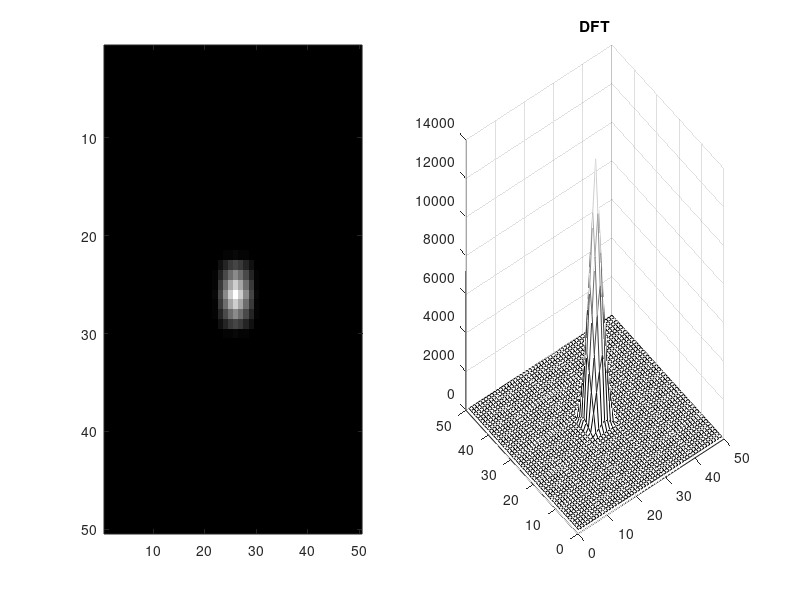

This chart was generated by the following MATLAB code: (Note: this script raises an error after producing the figure.)
%% Exerc�cio I.1

h{1} = [0, -1, 1; -1, 4, -1; 0, -1, 0];
h{2} = [ 1, 2, 3];
h{3} = [ -1; 3; -2];

centers_h = [2, 2; 2, 1; 1, 2];

x = [2, 5, 3; 1, 4, 1];


center_x = [1, 1];

for i = 1:size(h, 2)
   y = conv2(x, h{i});
   ax = subplot(1,3,1);
   spy(x);
   title('Sinal')
   ah = subplot(1,3,2);
   spy(h{i});
   hold on;
   plot(centers_h(i,1), centers_h(i,2), 'or', 'MarkerSize',10);
   hold off;
   title('Filtro')
   ay = subplot(1,3,3);
   spy(y);
   hold on;
   plot(centers_h(i,1), centers_h(i,2), 'or', 'MarkerSize',10);
   hold off;
   title('Sinal Filtrado')
   linkaxes([ax, ah, ay], 'xy')
   pause;
end
close all;

disp('Exerc�cio I.1:');
disp('Nota-se que o centro do sinal filtrado ter� deslocamento ');
disp('igual a soma dos deslocamentos dos centros do sinal de entrada com');
disp('o do filtro utilizado.');
clear all;
%% Exerc�cio I.2

X = [0, 0, 0, 0, 0, 0, 0;
     1, 1, 1, 1, 0, 0, 0;
     0, 1, 1, 1, 1, 0, 0;
     0, 0, 1, 1, 1, 1, 0;
     0, 0, 0, 0, 0, 0, 0];
 
H = [0, 1, 0, 0, 0;
     0, 1, 0, 0, 0;
     0, 1, 1, 0, 0;
     0, 1, 1, 0, 0;
     0, 1, 1, 0, 0;
     0, 1, 1, 1, 0;
     0, 0, 0, 0, 0];
 
y = conv2(X, H);
ax = subplot(1,3,1);
spy(X);
title('Sinal')
ah = subplot(1,3,2);
spy(H);
title('Filtro')
ay = subplot(1,3,3);
spy(y);
title('Sinal Filtrado')
linkaxes([ax, ah, ay], 'xy')
pause;
close all;

%% Exerc�cio II.1
format long;
[M,N] = meshgrid(1:256, 1:256);

values = [0, 256;
          0, 150;
          0, 64*sqrt(2);
          0, 64;
          90, 25;
          90, 16*sqrt(2);
          90, 10;
          90, 4;
          90, 2;
          90, 1;
          45, 32;
          45, 32*sqrt(2);
          30, 16;
          70, 4]*[pi/180, 0;0, 1];
      
g = @(theta, d) 0.5 + 0.5*cos(2*pi*M*cos(theta)/d + 2*pi*N*sin(theta)/d);

for i = 1:size(values, 1)
   subplot(1,2,1);
   imshow(g(values(i,1), values(i,2)));
   subplot(1,2,2);
   mesh(g(values(i,1), values(i,2)));
   str = sprintf('d = %1.2f; theta = %i', values(i, 2), 180*values(i, 1)/pi);
   title(str);
   pause;
end
close all;

disp('Exerc�cio II.1:');
disp('Para termos um perfil senoidal, devemos ter para um n fixo, que em ');
disp('algum momento o valor da fun��o se repita de acordo com o eixo m. ');
disp('Esse valor, digamos T_m, ser� o per�odo da fun��o na dire��o m. Analogamente, ');
disp('T_n � o per�odo no eixo n.');
disp('Desenvolvendo as contas, chegamos em');
disp('I) theta = 0, fun��o n�o depende de n e T_m = d;');
disp('II) theta = 90, fun��o n�o depende de m e T_n = d; e');
disp('III) caso contr�rio: T_m = dk_m/cos(theta) e T_n = dk_n/sin(theta), de modo');
disp('     k_n e k_m s�o os menores valores inteiros que geram T_n e T_m inteiros, respectivamente.');    
pause; 
clear all;
%% Exerc�cio II.2
format long;
[M,N] = meshgrid(1:256, 1:256);

values = [0, 256;
          0, 150;
          0, 64*sqrt(2);
          0, 64;
          90, 25;
          90, 16*sqrt(2);
          90, 10;
          90, 4;
          90, 2;
          90, 1;
          45, 32;
          45, 32*sqrt(2);
          30, 16;
          70, 4]*[pi/180, 0;0, 1];
      
g = @(theta, d) 0.5 + 0.5*cos(2*pi*M*cos(theta)/d + 2*pi*N*sin(theta)/d);

for i = 1:size(values, 1)
   subplot(1,3,1);
   imshow(g(values(i,1), values(i,2)));
   subplot(1,3,2);
   mesh(g(values(i,1), values(i,2)));
   subplot(1,3,3);
   imagesc(log10(1+abs(fftshift(fft2(g(values(i, 1), values(i,2)))))));
   str = sprintf('d = %1.2f; theta = %i', values(i, 2), 180*values(i, 1)/pi);
   title(str);
   pause;
end
close all;

echo on;
% No geral temos que a DFT deve apresentar um n�vel DC centrado na origem proveniente 
% do n�vel DC do sinal de entrada, que corresponde ao n�vel m�dio de brilho da imagem. 
% Da parte senoidal do sinal, temos a presen�a de dois outros pontos,
% proveniente da DFT da sen�ide, caso o per�odo calculado no item anterior seja divisor de 
% 256. Caso contr�rio, visualizaremos uma linha nessa dire��o.
echo off; 
pause; 
%% Exercicio II.3

x0 = 0; y0 = 0;
[Y,X] = meshgrid(linspace(-2,2,50),linspace(-2,2,50));
Y = Y + eps*ones(50,50);
X = X + eps*ones(50,50);
h = 2*(sin(pi*(X-x0))./(pi*(X-x0))).^2*(sin(pi*(Y-y0))./(pi*(Y-y0))).^2;
mesh(h);
pause;
clear all; close all;
%% Exerc�cio II.4

x0 = 0; y0 = 0;
[Y,X] = meshgrid(linspace(-2,2,50),linspace(-2,2,50));
Y = Y + eps*ones(50,50);
X = X + eps*ones(50,50);
h = 2*(sin(pi*(X-x0))./(pi*(X-x0))).^2*(sin(pi*(Y-y0))./(pi*(Y-y0))).^2;
subplot(1,2,1);
imagesc(abs(fftshift(fft2(h)))); colormap(gray);
subplot(1,2,2);
mesh(abs(fftshift(fft2(h))));
title('DFT');

pause;

echo on;
% Nota-se que a DFT possui um formato de pir�mide com base quadrada, onde 
% sua sec��o transversal possui formato triangular. Esse � um resultado esperado, 
% levando-se em considera��o que multiplicamos as DFTs de duas sincs
% independentes, que, separadamente, s�o pulsos triangulares.
echo off;
clear all;
%% Exerc�cio II.5

zelda = imread('zelda_s.tif');
text = imread('text2.tif');

subplot(2,2,1);
imshow(zelda);
subplot(2,2,2);
imagesc(log(1+abs(fftshift(fft2(zelda)))));
subplot(2,2,3);
imshow(text);
subplot(2,2,4);
imagesc(log(1+abs(fftshift(fft2(text)))));

pause;

echo on
% Temos duas distin��es observ�veis entre as duas DFTs:
% 
% I) Espalhamento: Pode-se reparar que a imagem possui o fundo borrado e 
% conta com transi��es mais suaves em rela��o as da imagem text. Isso faz com 
% que a energia da DFT da zelda se concentre nas frequ�ncias mais baixas e seja 
% quase nula nas mais altas. J� a DFT da text � mais presente nas mais altas.
% 
% II) Padr�es verticais: As famigeradas transicoes da imagem text, citadas 
% no item anterior, aparecem na maior parte das vezes na vertical (na verdade, 
% levemente inclinada). Isso reflete em padr�es verticais (levemente inclinados) 
% em sua DFT, e isso se d� pelo fato de que se olharmos cada transi��o, ela
% pode ser vista como um pulso, e isso gera uma sinc no dom�nio da
% frequ�ncia. Esses padr�es verticais s�o oriundos dessas sincs, nas
% posi��es em que ainda possuem amplitude suficiente para se tornarem 
% expressivas.
echo off;
clear all;